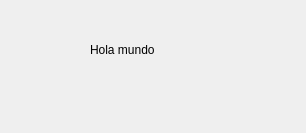
<?xml version="1.0" encoding="UTF-8"?>
<ui version="4.0">
 <class>MainWindow</class>
 <widget class="QMainWindow" name="MainWindow">
  <property name="geometry">
   <rect>
    <x>0</x>
    <y>0</y>
    <width>306</width>
    <height>133</height>
   </rect>
  </property>
  <property name="windowTitle">
   <string>Mi ventana</string>
  </property>
  <widget class="QWidget" name="centralwidget">
   <widget class="QLabel" name="etiqueta">
    <property name="geometry">
     <rect>
      <x>90</x>
      <y>40</y>
      <width>121</width>
      <height>19</height>
     </rect>
    </property>
    <property name="text">
     <string>Hola mundo</string>
    </property>
   </widget>
  </widget>
 </widget>
 <resources/>
 <connections/>
</ui>
